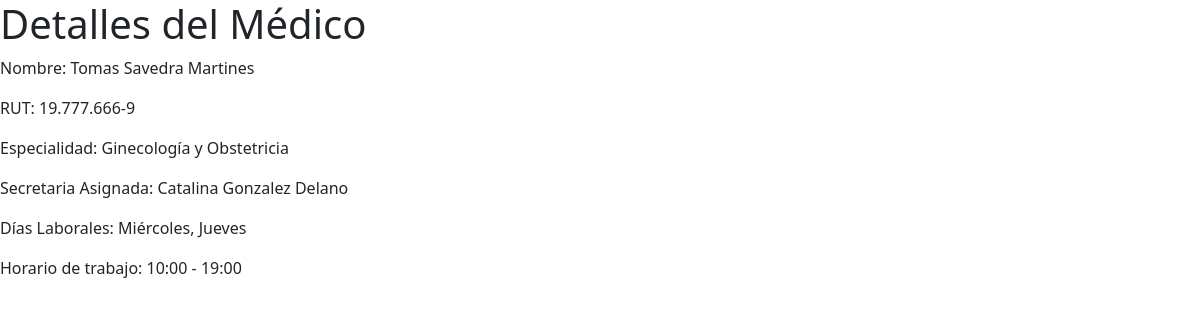
The app's page /centroMedicoApp/medicoDetails/19777666/ with its own data.
### centroMedicoApp/models.py (models this page shows, shortened)
class Medico(models.Model):
    rut_med = models.PositiveIntegerField(primary_key=True)
    dv_med = models.CharField(max_length=1)
    pnombre_med = models.CharField(max_length=20)
    snombre_med = models.CharField(max_length=20, null=True, blank=True)
    apaterno_med = models.CharField(max_length=40)
    amaterno_med = models.CharField(max_length=20)
    fecnac_med = models.DateField()
    honorario_med = models.DecimalField(max_digits=20, decimal_places=0)
    email_med = models.EmailField()
    telefono_med = models.PositiveIntegerField()
    feccont_med = models.DateField()
    DIAS_CHOICES = [
        (0, 'Lunes'),
        (1, 'Martes'),
        (2, 'Miércoles'),
        (3, 'Jueves'),
        (4, 'Viernes'),
        (5, 'Sábado'),
        (6, 'Domingo')
    ]
    dias_laborales = models.ManyToManyField(DiasLaborables)
    hora_inicio_trabajo = models.TimeField(null=True)
    hora_fin_trabajo = models.TimeField(null=True)
    rut_sec = models.ForeignKey('Secretaria', on_delete=models.CASCADE)
    def especialidad_nombre(self):
        return self.especialidadmedico_set.first().id_esp.nom_esp

class EspecialidadMedico(models.Model):
    rut_med = models.ForeignKey(Medico, on_delete=models.CASCADE)
    id_esp = models.ForeignKey(Especialidad, on_delete=models.CASCADE)
    fec_inic_esp = models.DateField()

class Especialidad(models.Model):
    id_esp = models.PositiveIntegerField(primary_key=True)
    nom_esp = models.CharField(max_length=40)
    monto_esp = models.DecimalField(max_digits=8, decimal_places=0, default=0)

class Secretaria(models.Model):
    rut_sec = models.PositiveIntegerField(primary_key=True)
    dv_sec = models.CharField(max_length=1)
    pnom_sec = models.CharField(max_length=20)
    snom_sec = models.CharField(max_length=20, null=True, blank=True)
    apaterno_sec = models.CharField(max_length=40)
    amaterno_sec = models.CharField(max_length=20)
    fecnac_sec = models.DateField()
    honorario_sec = models.DecimalField(max_digits=20, decimal_places=0)
    email_sec = models.EmailField()
    telefono_sec = models.PositiveIntegerField()
    feccont_sec = models.DateField()
    def __str__(self):
        return f"{self.pnom_sec} {self.apaterno_sec} {self.amaterno_sec}"

class DiasLaborables(models.Model):
    nombre_dia = models.CharField(max_length=20, unique=True)

### centroMedicoApp/views.py (the view)
# urls.py: path('medicoDetails/<int:rut_med>/', views.medicoDetails, name='medicoDetails'),
def medicoDetails(request, rut_med):
    try:
        medico = Medico.objects.get(rut_med=rut_med)
        dias_lab = DiasLaborables.objects.all()
        especialidades = Especialidad.objects.filter(
            especialidadmedico__rut_med=rut_med
        ).values('nom_esp')
        context = {
            'medico': medico,
            'dias_lab': dias_lab,
            'especialidades': especialidades
        }
        return render(request, 'pages/medicoDetails.html', context)
    except Medico.DoesNotExist:
        return render(request, 'pages/medicoDetails.html')

### centroMedicoApp/templates/pages/medicoDetails.html (shortened to what this page needs)
<!DOCTYPE html>
<html lang="en">
    <head>
        {% load static %}
        <link href="{% static 'css/bootstrap.min.css' %}" rel="stylesheet">
        <link href="{% static 'css/medicoDetails.css' %}" rel="stylesheet">
    </head>
    <body>
        <div>
            <h1>Detalles del Médico</h1>
            <p>Nombre: {{ medico.pnombre_med }} {{ medico.apaterno_med }} {{ medico.amaterno_med }}</p>
            <p>RUT: <span id="formatted-rut">{{ medico.rut_med }}-{{ medico.dv_med }}</span></p>
            <p>Especialidad: {{ medico.especialidad_nombre }}</p>
            <p>Secretaria Asignada: {{ medico.rut_sec }}</p>
            <p>Días Laborales:
                {% for dia in medico.dias_laborales.all %}
                    {{ dia.nombre_dia }}{% if not forloop.last %}, {% endif %}
                {% endfor %}
            </p>
            <p>Horario de trabajo: {{ medico.hora_inicio_trabajo|time:"H:i" }} - {{ medico.hora_fin_trabajo|time:"H:i" }}</p>
        </div>
    </body>
</html>

### records on screen
Medico: pnombre_med "Tomas", apaterno_med "Savedra", amaterno_med "Martines", especialidad_nombre "Ginecología y Obstetricia", rut_sec "Catalina Gonzalez Delano", hora_inicio_trabajo "10:00", hora_fin_trabajo "19:00"
DiasLaborables: nombre_dia "Miércoles"
DiasLaborables: nombre_dia "Jueves"
